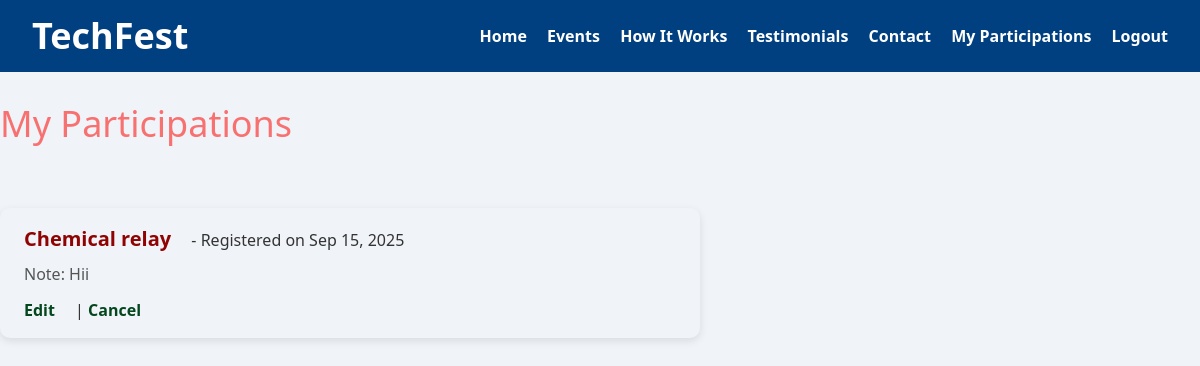
Before: /my-participations/ (signed in) with the older database file.
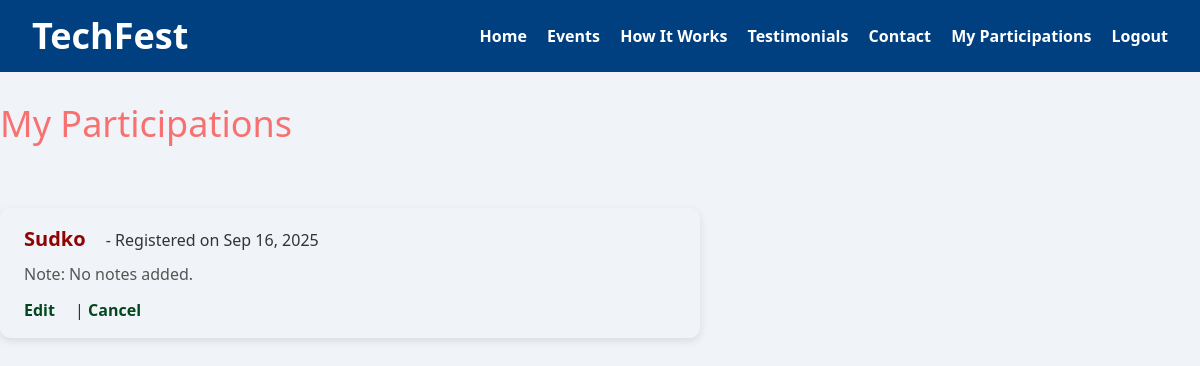
After: the same page with the newer database file.
### events/models.py (models this page shows, shortened)
class Participation(models.Model):
    user = models.ForeignKey(User, on_delete=models.CASCADE)
    event = models.ForeignKey(Event, on_delete=models.CASCADE)
    participated_at = models.DateTimeField(auto_now_add=True)
    class Meta:
        unique_together = ('user', 'event')
        app_label = 'events'  # user can participate only once per event

class Event(models.Model):
    title = models.CharField(max_length=200)
    description = models.TextField()
    date = models.DateField()
    location = models.CharField(max_length=200)
    created_at = models.DateTimeField(auto_now_add=True)

### events/views.py (the view)
# urls.py: path('my-participations/', views.my_participations, name='my_participations'),
@login_required
def my_participations(request):
    participations = Participation.objects.filter(user=request.user).select_related('event').order_by('-participated_at')
    return render(request, 'events/my_participations.html', {'participations': participations})

### events/templates/events/my_participations.html
{% extends 'events/base.html' %}
{% block content %}
<h2  class="text-4xl font- text-red-400 hover:text-indigo-400 transition duration-300">My Participations</h2><br><br>
{% if participations %}
  <ul class="participation-list">
    {% for p in participations %}
      <li>
        <strong><a href="{% url 'event_detail' p.event.id %}">{{ p.event.title }}</a></strong> - Registered on {{ p.participated_at|date:"M d, Y" }}
        <p>Note: {{ p.note|default:"No notes added." }}</p>
        <a href="{% url 'edit_participation' p.pk %}">Edit</a> |
        <a href="{% url 'delete_participation' p.pk %}">Cancel</a>
      </li>
    {% endfor %}
  </ul>
{% else %}
  <p>You have not registered for any events yet.</p>
{% endif %}
{% endblock %}

### events/templates/events/base.html (shortened to what this page needs)
{% load static %}
<!DOCTYPE html>
<html lang="en">
<head>
    <link rel="stylesheet" href="{% static 'events/style.css' %}" />
    <script src="https://cdn.tailwindcss.com"></script>
</head>
<body>
    <header>
        <h1 class="text-4xl font-extrabold text-red-700 hover:text-indigo-900 transition duration-300" ><a href="{% url 'home' %}">TechFest</a></h1>
        <nav>  <a href="{% url 'home' %}" class="text-white-700 hover:text-indigo-600 font-semibold transition duration-300">Home</a>
                <a href="#upcoming-events" class="text-white-700 hover:text-indigo-600 font-semibold transition duration-300">Events</a>
                <a href="#how-it-works" class="text-white-700 hover:text-indigo-600 font-semibold transition duration-300">How It Works</a>
                <a href="#testimonials" class="text-white-700 hover:text-indigo-600 font-semibold transition duration-300">Testimonials</a>
                <a href="#contact-us-section" class="text-white-700 hover:text-indigo-600 font-semibold transition duration-300">Contact</a>
            {% if user.is_authenticated %}
                <a href="{% url 'my_participations' %}">My Participations</a>
                <a href="{% url 'logout' %}">Logout</a>
            {% else %}
                <a href="{% url 'login' %}">Login</a>
                <a href="{% url 'register' %}">Register</a>
            {% endif %}
        </nav>
    </header>
    <main>
        {% block content %}{% endblock %}
    </main>
</body>
</html>

### events/static/events/style.css (style rules this page uses)
body { font-family: 'Segoe UI', Tahoma, Geneva, Verdana, sans-serif; background: #f0f4f8; color: #333; }
header { background: #004080; color: white; padding: 1rem 2rem; display: flex; justify-content: space-between; align-items: center; }
header h1 a { color: white; text-decoration: none; }
nav a { color: white; margin-left: 1rem; text-decoration: none; font-weight: bold; }
main { max-width: 1200px; margin: 2rem auto; }
.participation-list { list-style: none; padding: 0; margin: 1rem 0; max-width: 700px; }
.participation-list li { background-color: #f0f4f8; border-radius: 10px; padding: 1rem 1.5rem; margin-bottom: 1rem; box-shadow: 0 3px 8px rgba(0, 0, 0, 0.1); transition: box-shadow 0.3s ease; }
.participation-list li strong a { font-size: 1.25rem; color: #8f0303; text-decoration: none; transition: color 0.3s ease; }
.participation-list li p { margin: 0.5rem 0 0.75rem 0; color: #333; font-style: italic; }
.participation-list li p:first-of-type { font-style: normal; color: #555; }
.participation-list li a { color: #04461e; text-decoration: none; font-weight: 600; margin-right: 1rem; transition: color 0.3s ease; }

Changed rows visible on the page:
removed Participation: event "Chemical relay", participated_at "Sep 15, 2025", note "Hii"
added Participation: event "Sudko", participated_at "Sep 16, 2025", note "No notes added."
